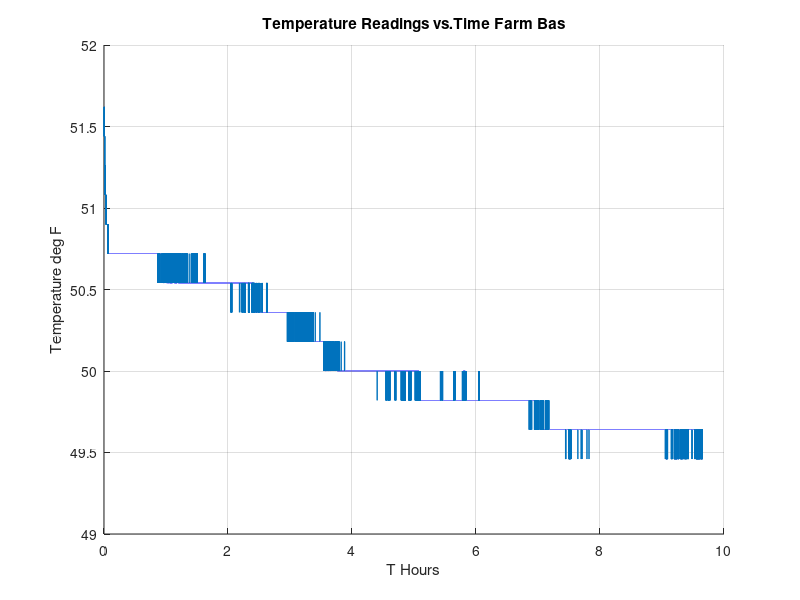

Recreate this plot in MATLAB.
% Reading a text file with temperature data collected from the BMP-180 and read
% via the arduino and saved onto an SD card 
% Depending on the situation, tweak the code to represent the current temperature
% Data Readings. Learn lots, and have fun!

clear all;
clc;
T=textread("PTDATAFarmBasement.TXT","%f");% import temperature data form PTDATA.TXT
T1=transpose(T); % transpose the text file rows into columns
vec=columns(T1); % this makes sure the vector size is correct
t0=.25.*vec.*(1/60).*(1/60); % number hours during data measurement 
t=linspace(0,t0,vec);% to find the number of data points inter the code
% "columns(T1)" to make sure that the vector size matches.
% the arduino is taking readings every .250 seconds, and there were 
% vec data points, implying that vec*.250=#seconds...Thanks for your time.
m=mean(T1) % average temperature
m1=num2str(m) % Not used, was expirementing with strings 
mod=mode(T1) % Most occured temp value
med=median(T1) % Middle value
tm=min(T1)  % Minimum temperature
tmax=max(T1) % Maximum Temperature
rang=range(T1) % Temperature Range
%tp=polyfit(t,T1,4);
%tp1=6.1682e-03.*t.^4-4.0587e-02.*t.^3+5.7655e-02.*t.^2-9.6588e-02.*t+6.3885e+01;
hold on;
grid on;
%plot(t,T1,"marker",'.',"markersize",6);
plot(t,T1);
%plot(t,tp1);
%text(10,64.3,"Average Temp=60.8 F  Tmax=65.3 F Tmin=57.92 F  TRange=7.38 F");

xlabel("T Hours");
ylabel("Temperature deg F");
title("Temperature Readings vs.Time Farm Bas");
%saveas(1,"Tempwall","pdf");
